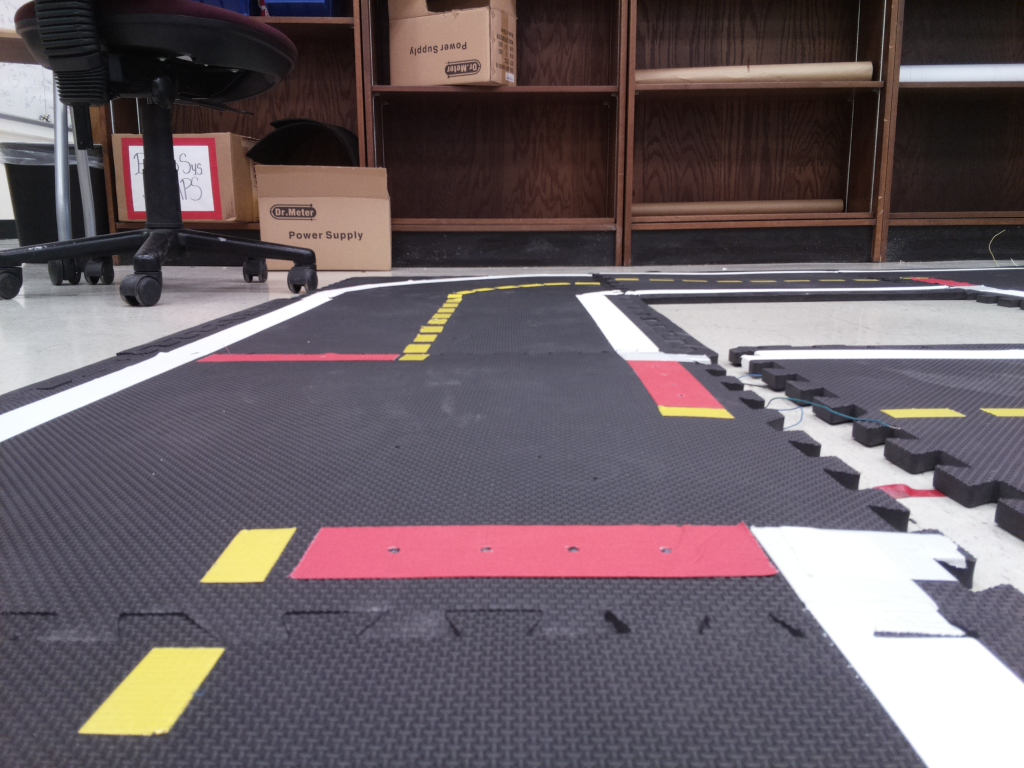
#> input picture test_road_images/37cmfromtopofredline_center.jpg, 1024 x 768 px, given in place of frame85.png, which was not available
$ python image_interpreter.py
#> lines starting #> are read from the running program, lines starting #| are printed output that depends on the picture; after the words box and inside, x2 and y2 are one past the last pixel; in counts of white or black regions, pixels touching at a corner belong together; pictures that were not available may be replaced by others from this repository, and a replacement may not be noted
#> further down, image_in is the input picture: PIL image 1024x768 RGB; mean R, G, B 106, 94.7, 100.4
# This is the image interpreter for
# CS 503 SP19 Duckie Town project Team 4
#
# Code to check lane following via vision.


import os
import PIL.Image as Image
import numpy as np
from config import *

# testing imports
#import time

# variables
crop_percentage = 0.05
down_sample_steps = 8

# single image process
# link to images
parent_dir = os.path.dirname(os.getcwd())
image_path = os.path.join(parent_dir, 'test_road_images/')
#image_path = os.path.join(parent_dir, 'test_road_images\\')

def RGBtoHSV(rgb):
    r = rgb[0] / 255.0
    g = rgb[1] / 255.0
    b = rgb[2] / 255.0
    h = 0
    s = 0
    v = 0
    mn = min(r,g,b)
    mx = max(r,g,b)
    dc = mx - mn

    #calculate Hue (unit: degrees)
    if(dc == 0):
        h = 0
    elif(r == mx):
        h = 60 * (((g - b)/dc) % 6)
    elif(g == mx):
        h = 60 * (((b - r)/dc) + 2)
    else:
        h = 60 * (((r - g)/dc) + 4)

    #calculate Saturation (unit: pct)
    if(mx == 0):
        s = 0
    else:
        s = dc / mx

    #calculate Value (unit: pct)
    v = mx

    h = h * (255.0/360)
    s = s * (255.0)
    v = v * (255.0)

    return (int(h),int(s),int(v))

#check if a pixel is black
def isBlack(hsv_color):
    h, s, v = hsv_color
    # from testing various sample images, black
    # seems to be v<40%, so 40% * 255 =  102
    if v < 102:
        return 1
    return 0

#For yellow color a hue range from 51 degree to 60 degree has been defined
def isYellow(hsv_color):
    h, s, v = hsv_color
    if 30 <= h <= 60:
        if 100 <= s <=255:
            return 255
        else:
            return 0
    else:
        return 0

def isWhite(hsv_color):
    h, s, v = hsv_color
    if 0 <= s <= 15:
        if 240 <= v <=255:
            return 255
        else:
            return 0
    else:
        return 0

def isRed(hsv_color):
    h,s,v = hsv_color
    if 240 <= h <= 255:
        if 125 <= s <=255:
            return 1
        else:
            return 0
    else:
        return 0

def get_pixel_error_from_image(frame):
    #t = time.time_ns()
    #image_in = Image.fromarray(frame)
    height, width, depth = frame.shape
#> height = 768; width = 1024; depth = 3

    # look for specific range for different colors to define roi
    a = frame[height//2-(int(height*crop_percentage)):height//2+(int(height*crop_percentage)), : , :]
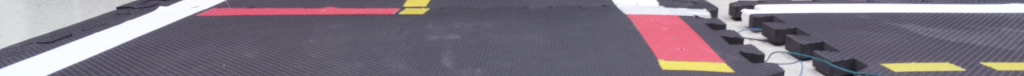
#> a: shape (76, 1024, 3); mean R, G, B 127.4, 118.5, 129.1

    # [6 lines of commented-out code are left out]

    yellowStrip = np.zeros((a.shape[0],a.shape[1]//down_sample_steps),dtype=a.dtype)
    whiteStrip = np.zeros((a.shape[0],a.shape[1]//down_sample_steps),dtype=a.dtype)
    redStrip = np.zeros((a.shape[0],a.shape[1]//down_sample_steps),dtype=a.dtype)


    # [8 lines of commented-out code are left out]
    cntYellow = 0
    cntWhite = 0
    for M in range(whiteStrip.shape[0]):
        for N in range(whiteStrip.shape[1]):
            pixel = RGBtoHSV(a[M,down_sample_steps*N])
            #ignore black pixels
            if(isBlack(pixel)):
                continue
            #if(isWhite(pixel)):
            if(cntWhite < 3 and isWhite(pixel)):
                whiteStrip[M,N] = 255
                cntWhite += 1
                continue
            #if(isYellow(pixel)):
            if(cntYellow < 3 and isYellow(pixel)):
                yellowStrip[M,N] = 255
                cntYellow += 1
                continue
            if(isRed(pixel)):
                redStrip[M,N] = 1
                continue
#> this loop made 76 passes
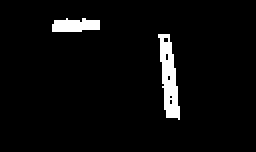
#> redStrip: shape (76, 128) (shown 2 times larger); values 0 (black) and 1 (white), 4.2% white; 2 white regions, box (x1, y1, x2, y2) and area: (79, 17, 90, 60) 270, (26, 9, 50, 16) 135
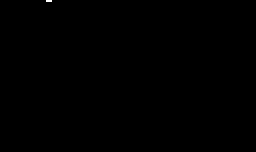
#> whiteStrip: shape (76, 128) (shown 2 times larger); 0.03% white in thin lines or dots, all inside (x1, y1, x2, y2) = (23, 0, 26, 1)
#> yellowStrip: shape (76, 128); 0.03% white in thin lines or dots, all inside (x1, y1, x2, y2) = (51, 0, 54, 1)

# =============================================================================
#     b = Image.fromarray(redStrip, 'L')
#     c = b.convert('RGB')
#     c.show()
# =============================================================================
# =============================================================================
#
#     calculate the distance of lane center and image center
# =============================================================================

    yelColSum = np.sum(yellowStrip, axis=0)
    yelEdge = np.argmax(yelColSum)

    whiColSum = np.sum(whiteStrip, axis=0)
    whiEdge = whiteStrip.shape[1] - np.argmax(np.flipud(whiColSum)) -1

    laneCenter = 0
    imageCenter = 0
    # if both edges are visible
    # TODO: NOT FULLY TESTED YET!!!!
    if yelEdge > 0 and whiEdge < 79:
        if yelEdge < whiEdge:
            # calculate lane center using both edge and image center using the white
            laneCenter = int(np.mean([whiEdge,yelEdge]))
            imageCenter = whiteStrip.shape[1]//2
        else:
            laneCenter = int(yelEdge + LANE_WIDTH_PIX / 2)
            imageCenter = yellowStrip.shape[1]//2


    # else if only one edge is visible
    else:
        # if only white is visible, calculate everything using white
        if whiEdge < 79 and yelEdge == 0:
            laneCenter = int(whiEdge - LANE_WIDTH_PIX / 2)
            imageCenter = whiteStrip.shape[1]//2
        # else if only yellow is visible, calculate everything using yellow
        elif whiEdge == 79 and yelEdge > 0:
            laneCenter = int(yelEdge + LANE_WIDTH_PIX / 2)
            imageCenter = yellowStrip.shape[1]//2
        # else both are invisible, stop?

    error = laneCenter - imageCenter
    # check if see red in front
    saw_red = False

    redRowSum = np.sum(redStrip, axis = 1)

    if redRowSum[10] >= (0.4*redStrip.shape[1]):
        saw_red = True

    #dt = time.time_ns()
    if DEBUG_INFO_ON:
        print("Image Interpreter")
        print("{:>22} : {}".format("yelEdge", yelEdge))
        print("{:>22} : {}".format("whiEdge", whiEdge))
        print("{:>22} : {}".format("imageCenter", imageCenter))
        print("{:>22} : {}".format("laneCenter", laneCenter))
        print("{:>22} : {}".format("error", error))
        print("="*30)

    return (error, saw_red)

    # TODO:
    # take center of the image as reference point
    # define constants w.r.t real world:
        # every thing in pixel position/indices
        # ideal_y as the (average of distance from inner yellow and white edges - center of image)
    # for each new image
    # loop through each row
        # reference(current_r) = average of inner yellow line and inner white line
        # current_y = calculate the average, then subtract the center (c)
        # compare to ideal_y
        # convert difference in pixel to distance(cm)
        # sent to PD controller


if __name__ == "__main__":
    # read in image
    image_in = Image.open(image_path + 'frame85.png', 'r')
    rgb_frame = np.array(image_in)

    error = get_pixel_error_from_image(rgb_frame)
    print(error)
#| (14, False)

$ run again, on test_road_images/37cmfromtopofredline_tilt_right.jpg
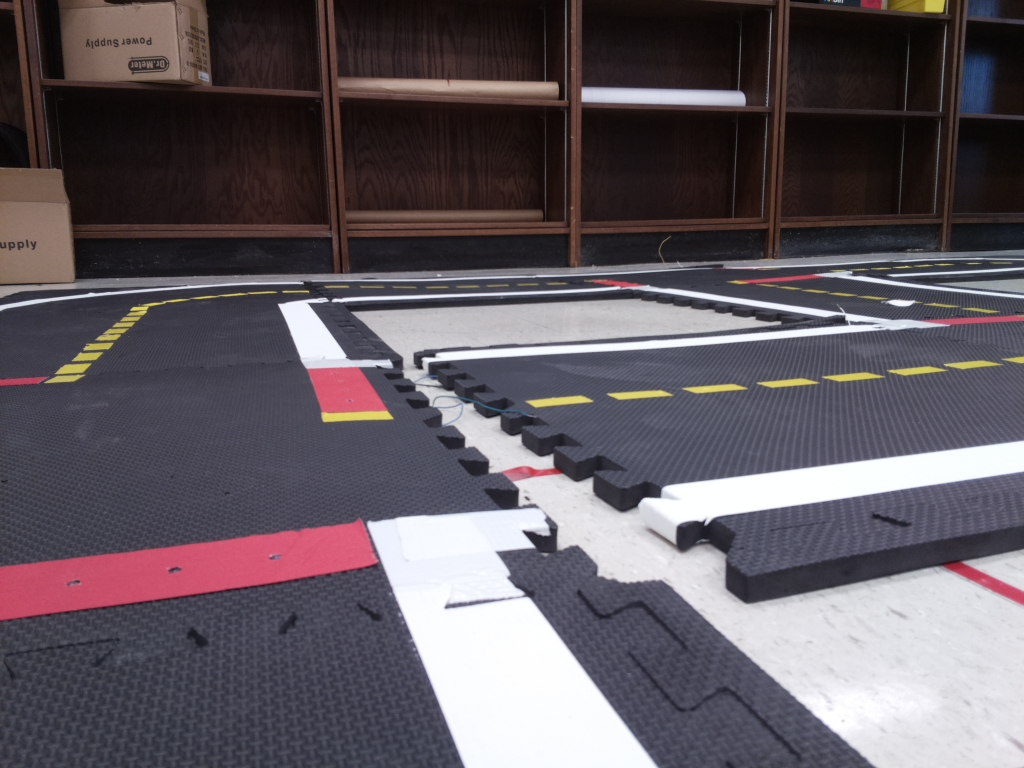
#> input picture test_road_images/37cmfromtopofredline_tilt_right.jpg, 1024 x 768 px, given in place of frame85.png, which was not available
#> image_in is the input picture: PIL image 1024x768 RGB; mean R, G, B 97.1, 89.2, 95.6
#> in get_pixel_error_from_image, `a = frame[height//2-(int(height*crop_percentage)):height//2+(int(heigh..`:
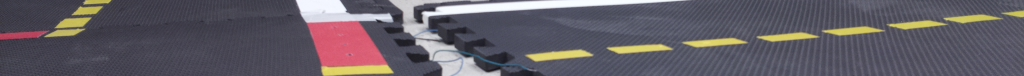
#> a: shape (76, 1024, 3); mean R, G, B 98.4, 93.1, 101.4
#> the loop in get_pixel_error_from_image, `for M in range(whiteStrip.shape[0]):` made 76 passes
#> after the loop in get_pixel_error_from_image, `for M in range(whiteStrip.shape[0]):`:
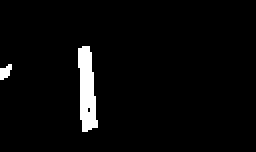
#> redStrip: shape (76, 128) (shown 2 times larger); values 0 (black) and 1 (white), 3.4% white; 2 white regions, box (x1, y1, x2, y2) and area: (39, 23, 49, 66) 302, (0, 32, 6, 40) 32
#| (-39, False)

$ run again, on test_road_images/55cmBeforeTurn.jpg
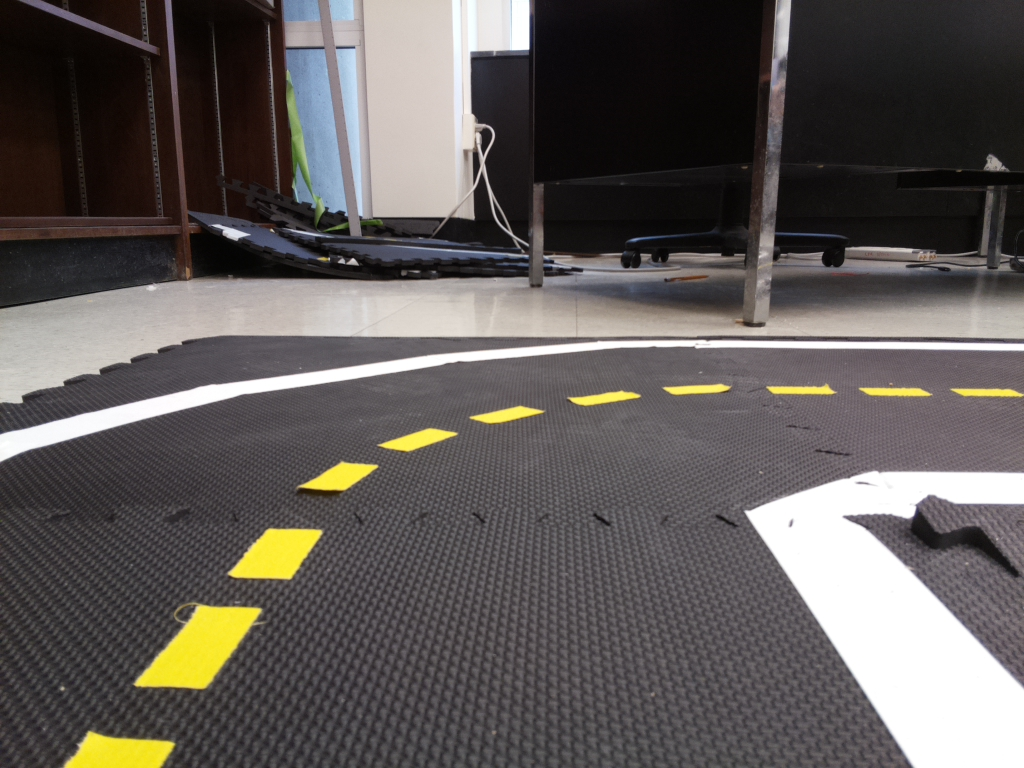
#> input picture test_road_images/55cmBeforeTurn.jpg, 1024 x 768 px, given in place of frame85.png, which was not available
#> image_in is the input picture: PIL image 1024x768 RGB; mean R, G, B 95.8, 91, 88.4
#> in get_pixel_error_from_image, `a = frame[height//2-(int(height*crop_percentage)):height//2+(int(heigh..`:
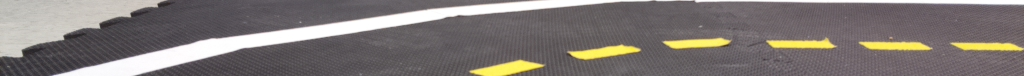
#> a: shape (76, 1024, 3); mean R, G, B 126.6, 120.1, 117.2
#> the loop in get_pixel_error_from_image, `for M in range(whiteStrip.shape[0]):` made 76 passes
#| (49, False)

$ run again, on test_road_images/atIntersection.jpg
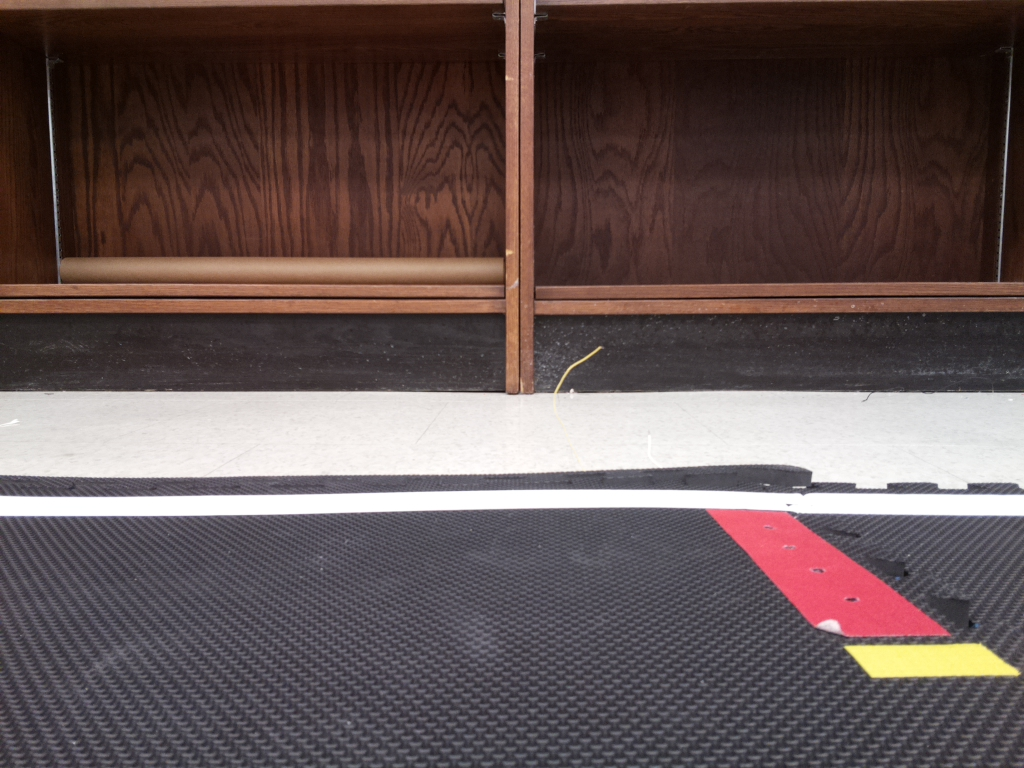
#> input picture test_road_images/atIntersection.jpg, 1024 x 768 px, given in place of frame85.png, which was not available
#> image_in is the input picture: PIL image 1024x768 RGB; mean R, G, B 99.7, 84.2, 83.4
#> in get_pixel_error_from_image, `a = frame[height//2-(int(height*crop_percentage)):height//2+(int(heigh..`:
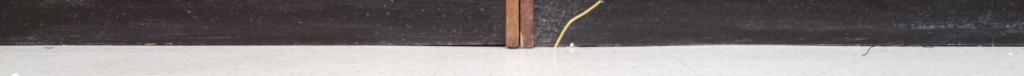
#> a: shape (76, 1024, 3); mean R, G, B 130.3, 124.3, 124.4
#> the loop in get_pixel_error_from_image, `for M in range(whiteStrip.shape[0]):` made 76 passes
#| (37, False)
